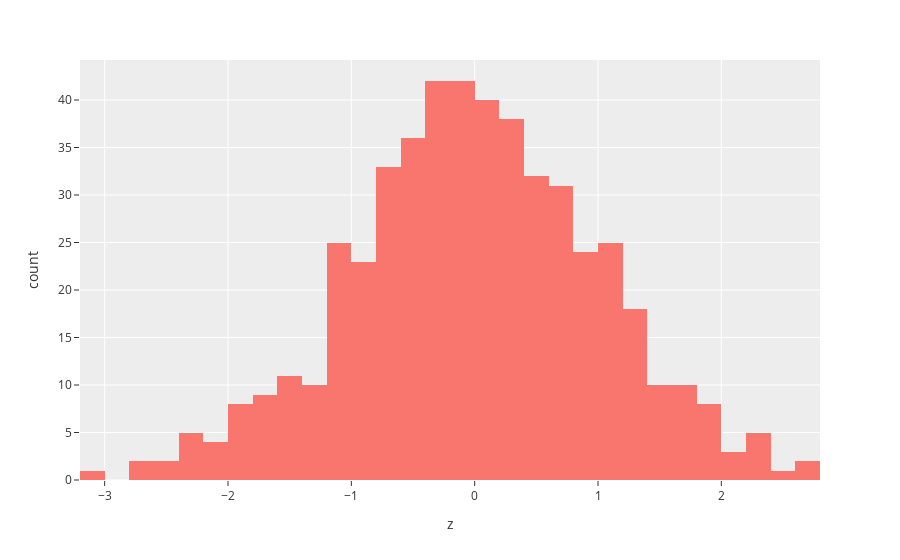

Source (notebook cell):
### Markdown cell above
Column Y seems to be normally distributed

### Code cell
fig = px.histogram(datazscore, x='z'  ,template='ggplot2')
fig.show("png")

### Figure 1 — Plotly figure (JSON) as saved in the notebook; plotly's stock layout.template omitted (floating-point values rounded to 4 significant figures; data arrays with more than 128 entries replaced by an {"elided": "..."} marker saying what was removed)
{"data": [{"alignmentgroup": "True", "bingroup": "x", "hovertemplate": "z=%{x}<br>count=%{y}<extra></extra>", "legendgroup": "", "marker": {"color": "#F8766D"}, "name": "", "offsetgroup": "", "orientation": "v", "showlegend": false, "type": "histogram", "x": {"elided": "500 float values"}, "xaxis": "x", "yaxis": "y"}], "layout": {"barmode": "relative", "legend": {"tracegroupgap": 0}, "margin": {"t": 60}, "xaxis": {"anchor": "y", "domain": [0, 1], "title": {"text": "z"}}, "yaxis": {"anchor": "x", "domain": [0, 1], "title": {"text": "count"}}}}
